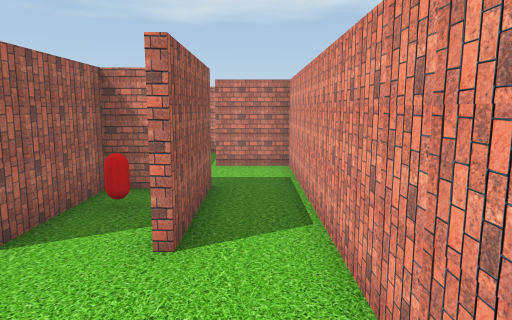
view 1 (above)

16 first-person views from a walk through a Unity game level. The camera is 1.2 m above the floor, tilts 8° down and sees 70° across. The floor is counted in squares, 0.65 m on a side. Each view is taken from the middle of a square. On the plan, view 1 faces up. The plan holds only what a view shows up to about 18 squares ahead; the rest is blank. The player is left out.

view 2
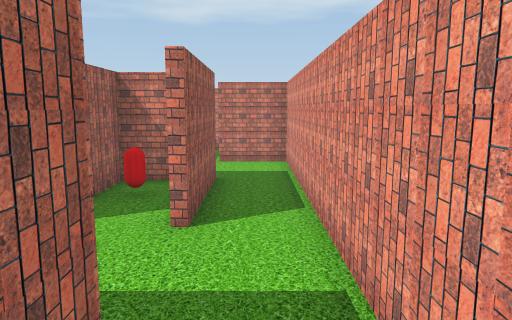

view 3
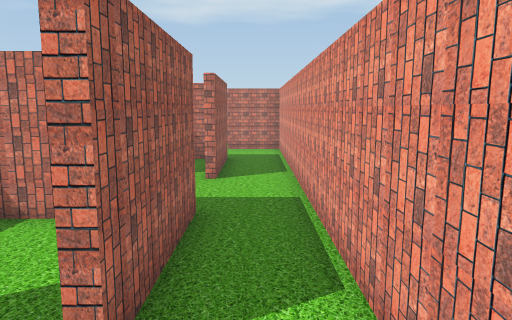

view 4
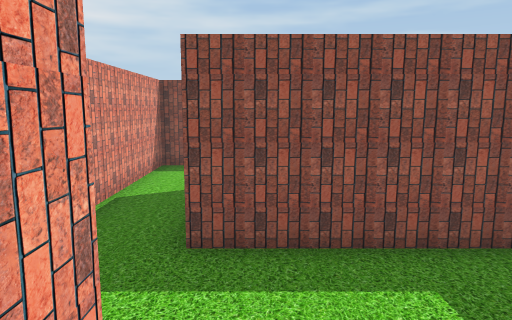

view 5
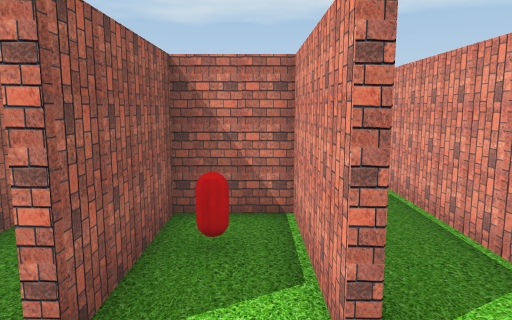

view 6
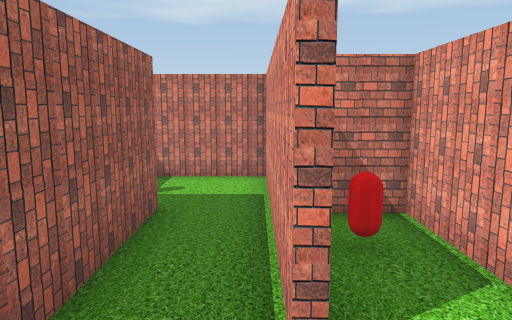

view 7
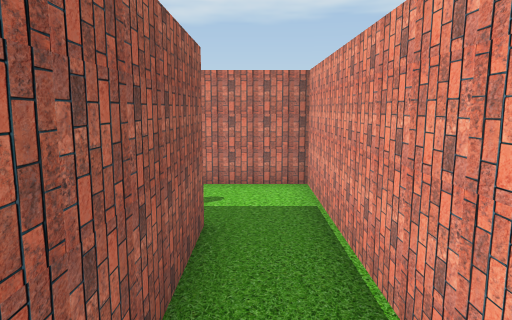

view 8
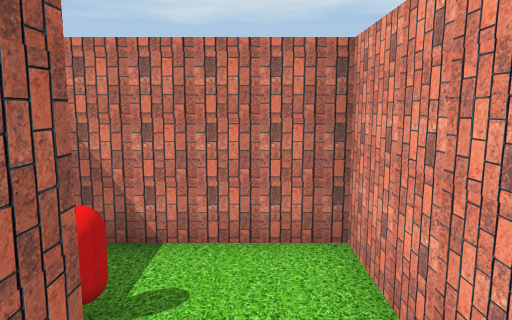

view 9
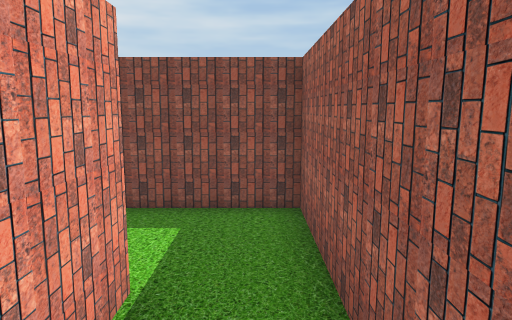

view 10
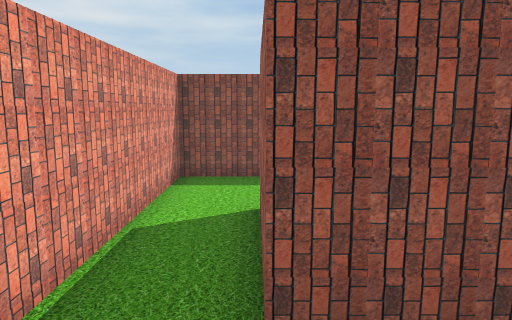

view 11
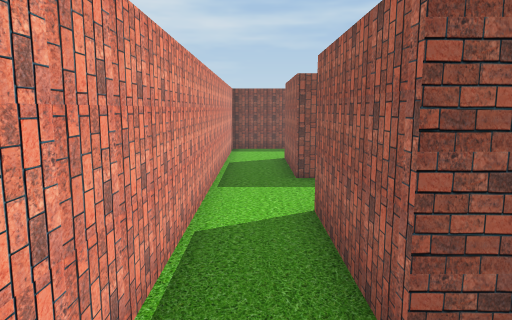

view 12
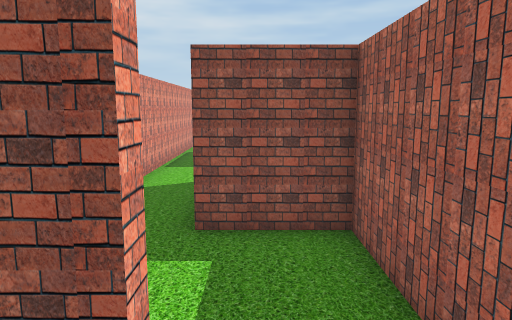

view 13
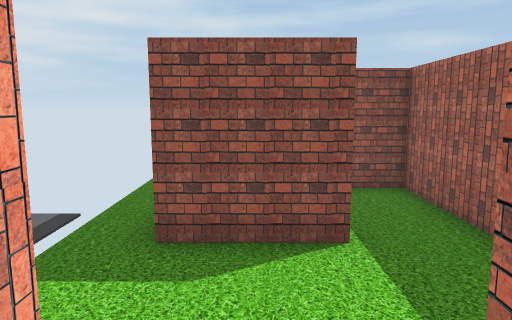

view 14
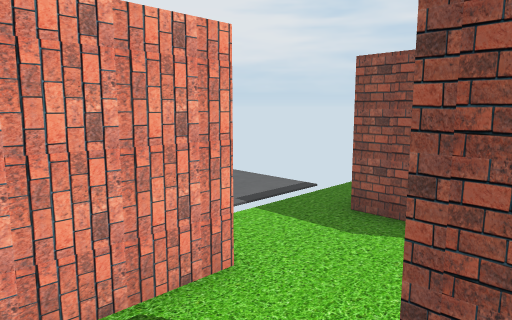

view 15
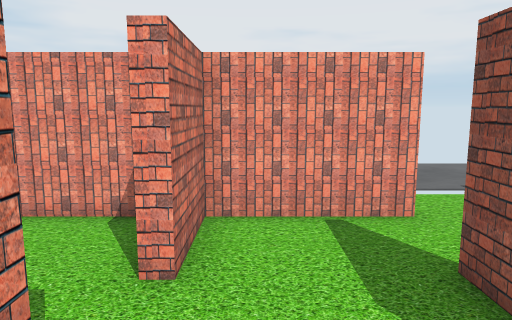

view 16
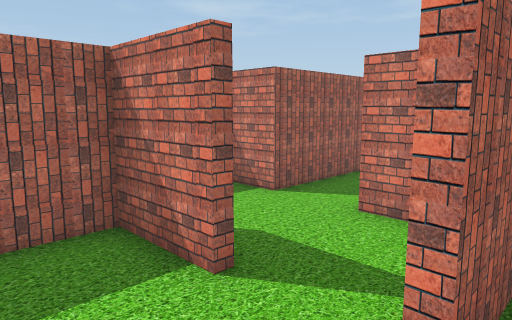

### Floor plan
Points are (right, up) in squares from view 1. A wall is a line through its corners. A room is listed if a view was taken in it or the views show most of it. See-through windows are left out.
Room 1 (views 1, 2, 3, 10, 11)
walls: (-1.1, 1.4) (-1.1, -2.6); (-1.1, 8.6) (-1.1, 4.5); (-1.4, -5.8) (1.1, -5.8) (1.1, 11.8) (-1.3, 11.8)
ways out: opening at (-1, 3) to room 2; opening at (-1, -4); opening at (-1, 10.5)
Room 2 (views 4, 5, 6)
walls: (-1.3, 4.5) (-1.3, 8.3) (-3.5, 8.3) (-3.5, 4.5); (-4.6, 1.4) (-1.1, 1.4)
ways out: opening at (-1, 3) to room 1; opening at (-3.5, 3) to room 3
Room 3 (views 7, 8, 9)
walls: (-5.8, 8.8) (-5.8, 1.4) (-4.6, 1.4); (-3.7, 4.5) (-3.7, 11.8) (-7.5, 11.8)
ways out: opening at (-3.5, 3) to room 2
objects: red capsule (-7, 10)
Room 4 (view 12)
walls: (-1.3, 11.8) (-1.3, 12.1); (-1, 15.4) (-3.5, 15.4) (-3.5, 13.9)
ways out: opening at (-1, 13.5) to room 8; opening at (-2, 12)
Room 5 (view 13)
walls: (1.1, 15.4) (1.1, 18.9) (-1.3, 18.9); (-2, 15.7) (-1, 15.7)
ways out: opening at (-1, 17.5) to room 6; opening at (0, 16) to room 8
Room 6 (views 14, 15)
walls: (-3.5, 18.9) (-4.9, 18.9)
ways out: opening at (-1, 17.5) to room 5; opening at (-2, 19)
Room 7 (view 16)
walls: (0.6, 12.1) (1.5, 12.1); (1.4, 17.1) (1.4, 15.4) (1.1, 15.4)
ways out: opening at (1, 14) to room 8
Room 8 (no view inside)
walls: (-1.3, 12.1) (0.6, 12.1)
ways out: opening at (-1, 13.5) to room 4; opening at (0, 16) to room 5; opening at (1, 14) to room 7

Positions as (right, up) in squares from view 1, and headings:
1: (0, 0), facing up
2: (0, -1), facing up
3: (0, -5), facing up
4: (-2, 6), facing down
5: (-2, 2), facing up
6: (-4, 2), facing up
7: (-5, 3), facing up
8: (-5, 7), facing up
9: (-5, 8), facing down
10: (-1, 4), facing down
11: (0, 11), facing down
12: (-2, 14), facing down
13: (0, 17), facing down
14: (-2, 18), facing down-right
15: (-5, 18), facing right
16: (2, 13), facing up-left
